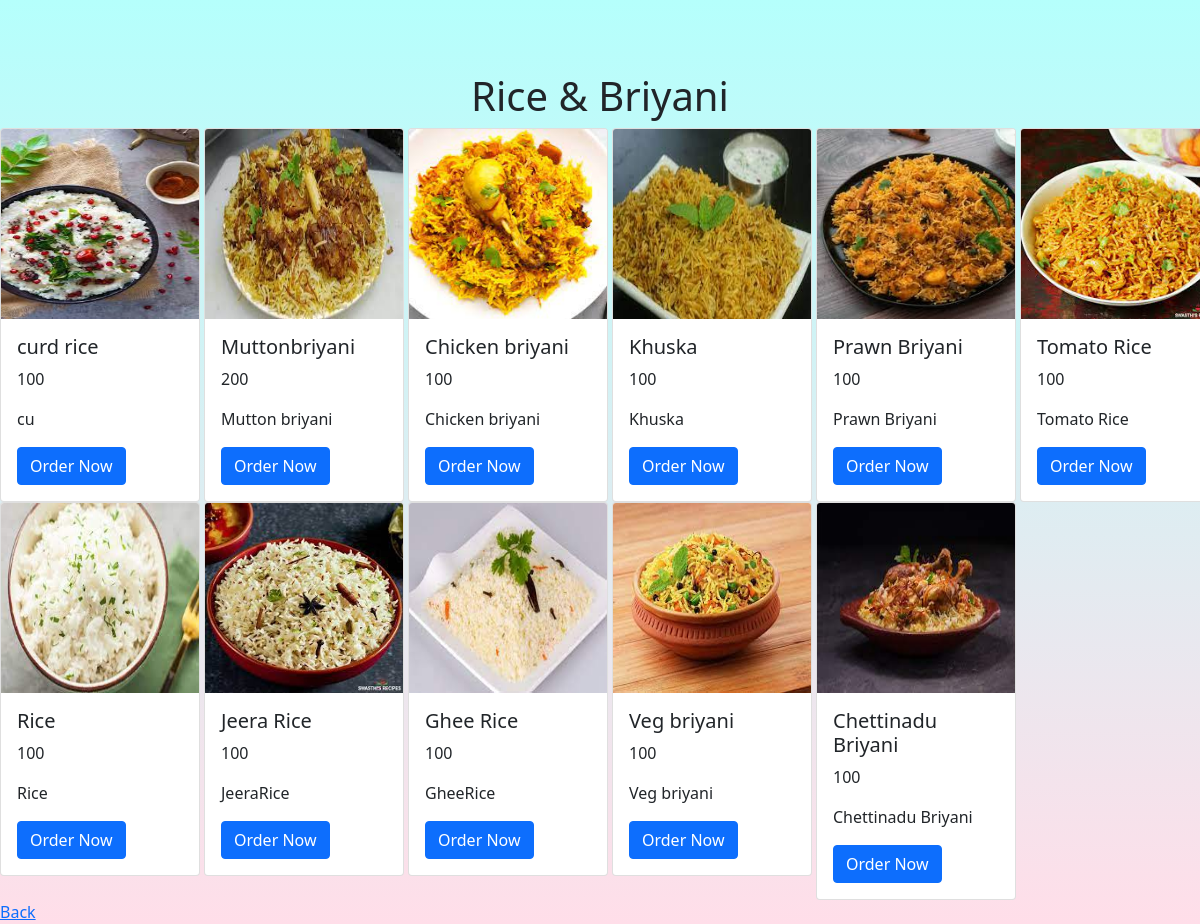
/eat_app/ricedisplay/, run on the app's committed database.
### eat_app/models.py (models this page shows, shortened)
class rice(models.Model):
    ricename = models.CharField(max_length=30)
    price = models.IntegerField()
    description = models.CharField(max_length=50)
    img = models.FileField(upload_to='eat_app/static')

### eat_app/views.py (the view)
# urls.py: path('ricedisplay/',ricedisplay),
def ricedisplay(request):
    a = rice.objects.all()
    idd = []
    ricename = []
    price = []
    description = []
    img = []
    for i in a:
        id = i.id
        idd.append(id)
        nm = i.ricename
        ricename.append(nm)
        pr = i.price
        price.append(pr)
        de = i.description
        description.append(de)
        im = str(i.img).split('/')[-1]
        img.append(im)
    pair = zip(ricename, price, description, img, idd)
    return render(request, 'ricedisplay.html', {'a': pair})

### eat_app/templates/ricedisplay.html (shortened to what this page needs)
<!DOCTYPE html>
{% load static %}
<html lang="en">
<head>
    <link href="https://cdn.jsdelivr.net/npm/bootstrap@5.0.2/dist/css/bootstrap.min.css" rel="stylesheet">
</head>
<body>
<br><br><br><h1 align="center">Rice & Briyani</h1>
<div class="row">
         {%  for i,j,k,l,m in a %}
         <div class="col-lg-2 col-md-4 col-sm-12">
             <div class="card" style="width:200px;">
                <img src="{% static l %}" width="190px" height="190px" class="card-img-top" alt="...">
                 <div class="card-body">
                   <h5 class="card-title">{{i}}</h5>
                   <p class="card-text">{{j}}</p>
                     <p>{{k}}</p>
                     <a href="http://127.0.0.1:8000/eat_app/addcart/{{m}}" class="btn btn-primary">Order Now</a>
                 </div>
             </div>
         </div>
         {% endfor %}
     </div>
<a href="http://127.0.0.1:8000/eat_app/userdisplay">Back</a>
</body>
</html>

### eat_app/templates/ricedisplay.html (style rules this page uses)
body { background-color: #FFDEE9; background-image: linear-gradient(0deg, #FFDEE9 0%, #B5FFFC 100%); }

### data on the page
rice: a "curd rice", a "cu"
rice: a "Muttonbriyani", a "Mutton briyani"
rice: a "Chicken briyani", a "Chicken briyani"
rice: a "Khuska", a "Khuska"
rice: a "Prawn Briyani", a "Prawn Briyani"
rice: a "Tomato Rice", a "Tomato Rice"
rice: a "Rice", a "Rice"
rice: a "Jeera Rice", a "JeeraRice"
rice: a "Ghee Rice", a "GheeRice"
rice: a "Veg briyani", a "Veg briyani"
rice: a "Chettinadu Briyani", a "Chettinadu Briyani"

### other printed values
{{ j }} "100" "200" "100" "100" "100" "100" "100" "100" "100" "100" "100"
